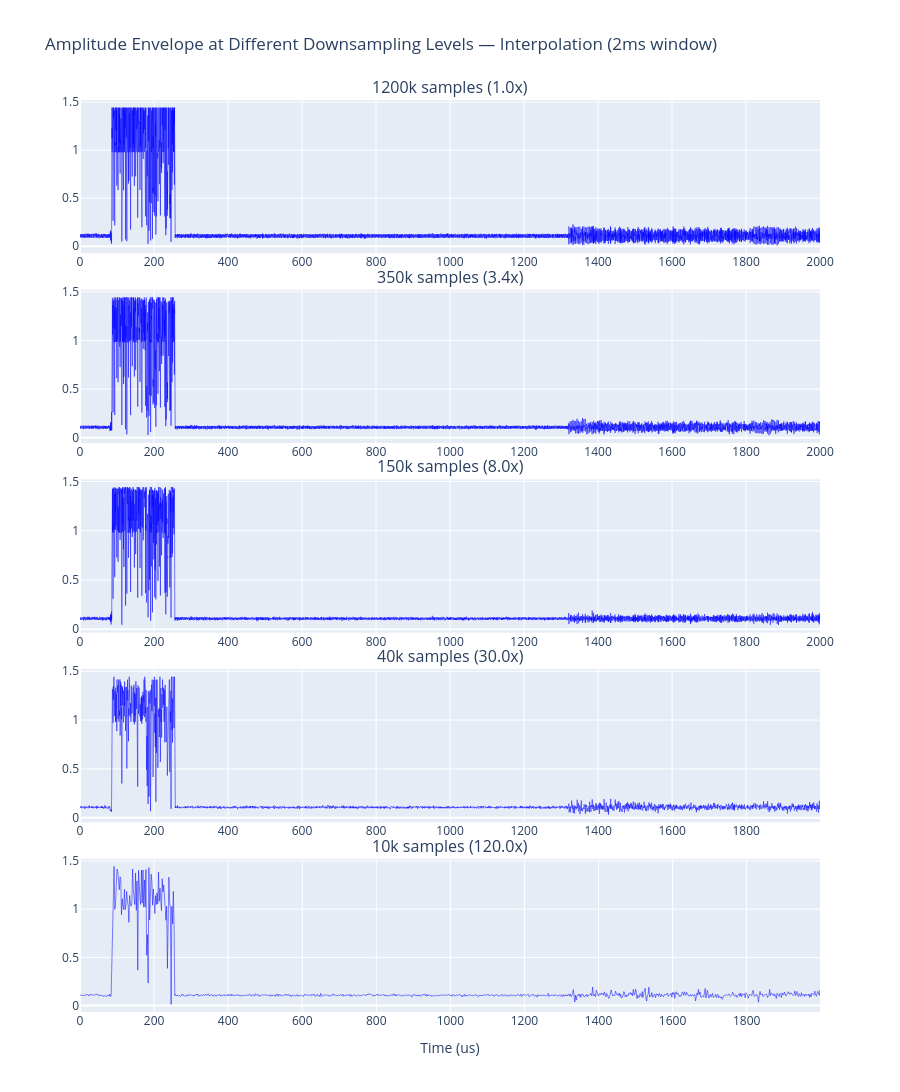

Notebook code cell kept with this figure:
### Code cell
# 2ms window balances detail visibility vs noise
viz_samples_baseline = int(config.FS * VIZ_MS / 1000)

titles = []
for t in DOWNSAMPLE_TARGETS:
    label = f"{t//1000}k" if t >= 1000 else str(t)
    titles.append(f"{label} samples ({get_downsample_factor(1_200_000, t)[0]:.1f}x)")

fig = make_subplots(
    rows=len(DOWNSAMPLE_TARGETS), cols=1,
    subplot_titles=titles,
    vertical_spacing=0.04
)

for idx, target in enumerate(DOWNSAMPLE_TARGETS):
    row = idx + 1
    factor, eff_fs = get_downsample_factor(len(iq_baseline), target)
    viz_samples = int(eff_fs * VIZ_MS / 1000)
    time_axis = np.arange(viz_samples) / eff_fs * 1e6
    
    sig_interp = downsampled_interp[target][:viz_samples]
    fig.add_trace(
        go.Scatter(x=time_axis, y=np.abs(sig_interp), mode='lines',
                   line=dict(width=0.5, color='blue'), showlegend=False),
        row=row, col=1
    )

fig.update_layout(
    title=f"Amplitude Envelope at Different Downsampling Levels — Interpolation ({VIZ_MS}ms window)",
    height=250 * len(DOWNSAMPLE_TARGETS),
    showlegend=False
)
fig.update_xaxes(title_text="Time (us)", row=len(DOWNSAMPLE_TARGETS), col=1)

save_figure(fig, "Amplitude_Envelope_Downsampling_Comparison")
fig.show()

### Figure 1 — Plotly figure (JSON) as saved in the notebook; plotly's stock layout.template omitted (floating-point values rounded to 4 significant figures; data arrays with more than 128 entries replaced by an {"elided": "..."} marker saying what was removed)
{"data": [{"line": {"color": "blue", "width": 0.5}, "mode": "lines", "showlegend": false, "type": "scatter", "x": {"elided": "120000 float values"}, "xaxis": "x", "y": {"elided": "120000 float values"}, "yaxis": "y"}, {"line": {"color": "blue", "width": 0.5}, "mode": "lines", "showlegend": false, "type": "scatter", "x": {"elided": "35000 float values"}, "xaxis": "x2", "y": {"elided": "35000 float values"}, "yaxis": "y2"}, {"line": {"color": "blue", "width": 0.5}, "mode": "lines", "showlegend": false, "type": "scatter", "x": {"elided": "15000 float values"}, "xaxis": "x3", "y": {"elided": "15000 float values"}, "yaxis": "y3"}, {"line": {"color": "blue", "width": 0.5}, "mode": "lines", "showlegend": false, "type": "scatter", "x": {"elided": "4000 float values"}, "xaxis": "x4", "y": {"elided": "4000 float values"}, "yaxis": "y4"}, {"line": {"color": "blue", "width": 0.5}, "mode": "lines", "showlegend": false, "type": "scatter", "x": {"elided": "1000 float values"}, "xaxis": "x5", "y": {"elided": "1000 float values"}, "yaxis": "y5"}], "layout": {"annotations": [{"font": {"size": 16}, "showarrow": false, "text": "1200k samples (1.0x)", "x": 0.5, "xanchor": "center", "xref": "paper", "y": 1, "yanchor": "bottom", "yref": "paper"}, {"font": {"size": 16}, "showarrow": false, "text": "350k samples (3.4x)", "x": 0.5, "xanchor": "center", "xref": "paper", "y": 0.792, "yanchor": "bottom", "yref": "paper"}, {"font": {"size": 16}, "showarrow": false, "text": "150k samples (8.0x)", "x": 0.5, "xanchor": "center", "xref": "paper", "y": 0.584, "yanchor": "bottom", "yref": "paper"}, {"font": {"size": 16}, "showarrow": false, "text": "40k samples (30.0x)", "x": 0.5, "xanchor": "center", "xref": "paper", "y": 0.376, "yanchor": "bottom", "yref": "paper"}, {"font": {"size": 16}, "showarrow": false, "text": "10k samples (120.0x)", "x": 0.5, "xanchor": "center", "xref": "paper", "y": 0.168, "yanchor": "bottom", "yref": "paper"}], "height": 1250, "showlegend": false, "title": {"text": "Amplitude Envelope at Different Downsampling Levels — Interpolation (2ms window)"}, "xaxis": {"anchor": "y", "domain": [0, 1]}, "xaxis2": {"anchor": "y2", "domain": [0, 1]}, "xaxis3": {"anchor": "y3", "domain": [0, 1]}, "xaxis4": {"anchor": "y4", "domain": [0, 1]}, "xaxis5": {"anchor": "y5", "domain": [0, 1], "title": {"text": "Time (us)"}}, "yaxis": {"anchor": "x", "domain": [0.832, 1]}, "yaxis2": {"anchor": "x2", "domain": [0.624, 0.792]}, "yaxis3": {"anchor": "x3", "domain": [0.416, 0.584]}, "yaxis4": {"anchor": "x4", "domain": [0.208, 0.376]}, "yaxis5": {"anchor": "x5", "domain": [0, 0.168]}}}
